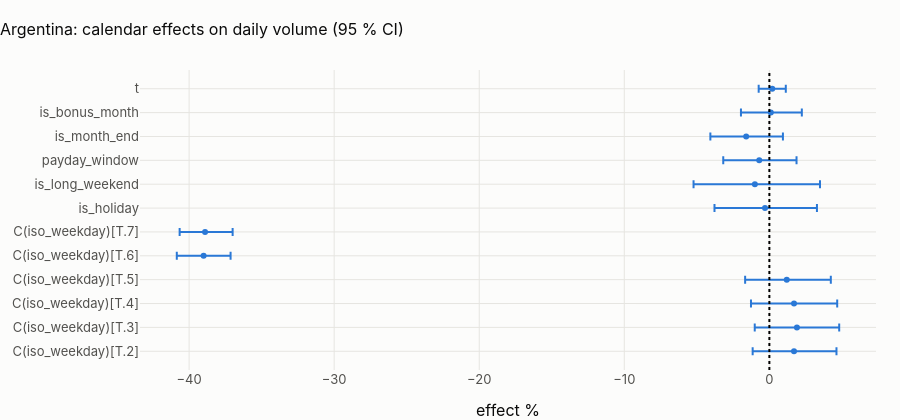

Notebook cell for this chart:
### Code cell
eff = coef.reset_index().rename(columns={"index": "term"})
eff["lo %"] = 100 * (np.exp(eff.ci_low) - 1)
eff["hi %"] = 100 * (np.exp(eff.ci_high) - 1)
fig = px.scatter(
    eff,
    x="effect %",
    y="term",
    error_x=eff["hi %"] - eff["effect %"],
    error_x_minus=eff["effect %"] - eff["lo %"],
    title=f"{CTRY.title}: calendar effects on daily volume (95 % CI)",
)
fig.add_vline(x=0, line_dash="dot")
fig.update_layout(height=420, yaxis_title=None)
fig.show()


def says(term: str, label: str) -> str:
    if term not in coef.index:
        return f"{label}: not estimable."
    r = coef.loc[term]
    sig = r.p_value < 0.01
    return f"{label}: **{r['effect %']:+.1f} %** " + (
        "(significant)" if sig else f"(not significant, p = {r.p_value:.2f})"
    )


display(
    Markdown(
        "\n".join(
            [
                "**What the calendar explains in " + CTRY.name + f"** (R² {model.rsquared:.2f}):",
                "* " + says("C(iso_weekday)[T.6]", "Saturday versus Monday"),
                "* " + says("C(iso_weekday)[T.7]", "Sunday versus Monday"),
                "* " + says("is_holiday", "a holiday"),
                "* " + says("payday_window", "the three days after a payday"),
                "* " + says("is_month_end", "month end"),
                "* " + says("is_bonus_month", "bonus month"),
                "* " + says("t", "trend per year"),
            ]
        )
    )
)

### Figure 1 — Plotly figure (JSON) as saved in the notebook; plotly's stock layout.template omitted (floating-point values rounded to 4 significant figures)
{"data": [{"error_x": {"array": [2.926, 2.914, 2.976, 3.036, 1.859, 1.9, 3.579, 4.489, 2.572, 2.534, 2.137, 0.9327], "arrayminus": [2.852, 2.909, 2.968, 2.871, 1.848, 1.753, 3.483, 4.227, 2.479, 2.468, 2.059, 0.9367]}, "hovertemplate": "effect %=%{x}<br>term=%{y}<extra></extra>", "legendgroup": "", "marker": {"color": "#2a78d6", "symbol": "circle"}, "mode": "markers", "name": "", "orientation": "h", "showlegend": false, "type": "scatter", "x": [1.7, 1.9, 1.7, 1.2, -39.0, -38.9, -0.3, -1.0, -0.7, -1.6, 0.1, 0.2], "xaxis": "x", "y": ["C(iso_weekday)[T.2]", "C(iso_weekday)[T.3]", "C(iso_weekday)[T.4]", "C(iso_weekday)[T.5]", "C(iso_weekday)[T.6]", "C(iso_weekday)[T.7]", "is_holiday", "is_long_weekend", "payday_window", "is_month_end", "is_bonus_month", "t"], "yaxis": "y"}], "layout": {"height": 420, "legend": {"tracegroupgap": 0}, "shapes": [{"line": {"dash": "dot"}, "type": "line", "x0": 0, "x1": 0, "xref": "x", "y0": 0, "y1": 1, "yref": "y domain"}], "title": {"text": "Argentina: calendar effects on daily volume (95 % CI)"}, "xaxis": {"anchor": "y", "domain": [0.0, 1.0], "title": {"text": "effect %"}}, "yaxis": {"anchor": "x", "domain": [0.0, 1.0], "title": {}}}}
